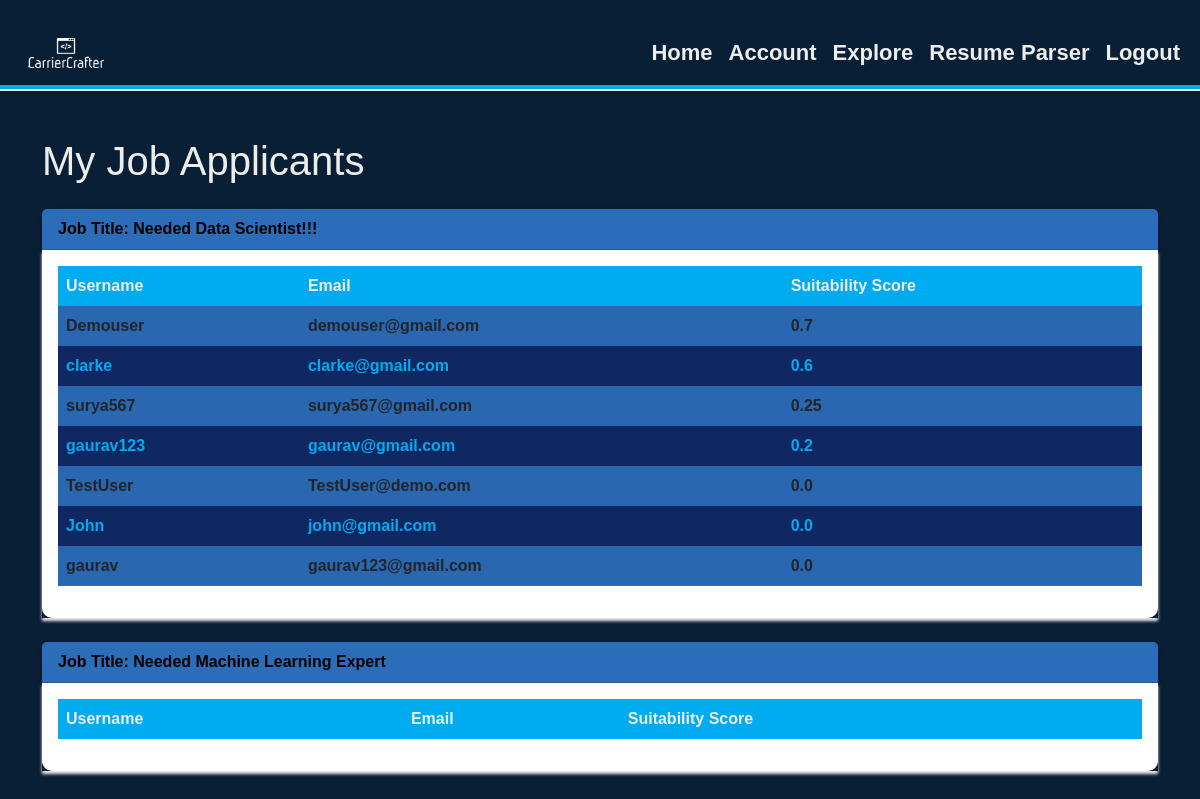
/my_jobs (signed in), run on the app's committed database.
### models.py (models this page shows, shortened)
class JobPost(db.Model):
    id = db.Column(db.Integer, primary_key=True)
    title = db.Column(db.String(100), nullable=False)
    description = db.Column(db.Text, nullable=False)
    date_posted = db.Column(db.DateTime, nullable=False, default=datetime.utcnow)
    author_id = db.Column(db.Integer, db.ForeignKey('user.id'), nullable=False)

class AnalyzeResume(db.Model):
    id = db.Column(db.Integer, primary_key=True)
    username = db.Column(db.String(100), nullable=False)
    email = db.Column(db.String(120), nullable=False)
    author_name = db.Column(db.String(100), nullable=False)
    score = db.Column(db.Float, nullable=False)
    job_post_id = db.Column(db.Integer, nullable=False)
    created_at = db.Column(db.DateTime, nullable=False, default=datetime.utcnow)

### routes.py (the view)
@app.route('/my_jobs', methods=['GET'])
@login_required
def my_jobs():
    user_jobs = JobPost.query.filter_by(author=current_user).all()
    job_ids = [job.id for job in user_jobs]
    job_applicants = AnalyzeResume.query.filter(AnalyzeResume.job_post_id.in_(job_ids)).order_by(AnalyzeResume.score.desc()).all()
    if not job_applicants:
        message = "No applications"
        return render_template('my_jobs.html', job_post=user_jobs, message=message)
    return render_template('my_jobs.html', user_jobs=user_jobs, job_applicants=job_applicants)

### models.py (called while the page is built)
@login_manager.user_loader
def load_user(user_id):
    return User.query.get(int(user_id))

### templates/my_jobs.html (shortened to what this page needs)
<!DOCTYPE html>
<html lang="en">
<head>
    <link rel="stylesheet" href="https://cdnjs.cloudflare.com/ajax/libs/font-awesome/5.15.3/css/all.min.css">
    <link rel="stylesheet" href="https://cdn.jsdelivr.net/npm/bootstrap@5.2.3/dist/css/bootstrap.min.css">
    <link rel="stylesheet" href="https://cdn.jsdelivr.net/npm/bootstrap@5.2.3/dist/css/bootstrap.rtl.min.css">
    <link rel="stylesheet" href="{{url_for('static',filename='style6.css')}}">
</head>
<body>
    <nav class="navbar navbar-expand-lg navbar-light ">
        <div class="container-fluid">
            <a class="navbar-brand " href="#"><img src="/static/logo.png" alt="Logo" height="30"></a>
            <div class="collapse navbar-collapse justify-content-end" id="navbarNav">
                <ul class="navbar-nav">
                    <li class="nav-item">
                        <b><a class="nav-link links" href="{{url_for('home')}}">Home</a></b>
                    </li>
                    <li class="nav-item">
                        <b><a class="nav-link links" href="{{url_for('account')}}">Account</a></b>
                    </li>
                    <li class="nav-item">
                        <b><a class="nav-link links" href="{{url_for('all_jobs')}}">Explore</a></b>
                    </li>
                    <li class="nav-item">
                        <b><a class="nav-link links" href="https://dummyrpbycc.streamlit.app/">Resume Parser</a></b>
                    </li>
                    <li class="nav-item">
                        <b><a class="nav-link links" href="#">Logout</a></b>
                    </li>
                </ul>
            </div>
        </div>
    </nav>
    {% if message %}
       <h1 style="text-align:center;">{{ message }}</h1>
    {% else %}
            <div class="container mt-5">
                <h1 class="mb-4">My Job Applicants</h1>
                {% for job in user_jobs %}
                <div class="card mb-4">
                    <div class="card-header">
                        Job Title: {{ job.title }}
                    </div>
                    <div class="card-body">
                        <table class="table table-striped">
                            <thead>
                                <tr>
                                    <th>Username</th>
                                    <th>Email</th>
                                    <th>Suitability Score</th>
                                </tr>
                            </thead>
                            <tbody>
                                {% for applicant in job_applicants if applicant.job_post_id == job.id %}
                                <tr>
                                    <td>{{ applicant.username }}</td>
                                    <td>{{ applicant.email }}</td>
                                    <td>{{ applicant.score }}</td>
                                </tr>
                                {% endfor %}
                            </tbody>
                        </table>
                    </div>
                </div>
                {% endfor %}
            </div>
    {% endif %}
</body>
</html>

### static/style6.css (style rules this page uses)
:root { --bg-color:#0f2862; --backup-color:#091f36; --text-color:#ededed; --main1-color:#00abf0; --main2-color:#2b6db9; }
body { background-color: var(--backup-color); color:var(--text-color); margin:0; font-family:Kreon,Arial; padding-top:20px; }
ul li { font-size:22px; }
nav { border-bottom: 4px solid var(--main1-color); box-shadow:0 2px 0px var(--text-color) ; }
ul li a { cursor: pointer; color:var(--text-color); }
.links { color: #ededed; }
.card-body { box-shadow: 0 3px 3px var(--text-color); }
.card-header { background-color: var(--main2-color); font-weight: bold; color: black; }
.card { border: none; border-radius: 10px; box-shadow: 0px 4px 8px rgba(0, 0, 0, 0.1); margin-bottom: 20px; }
.table { background-color: var(--bg-color); color: var(--text-color); }
.table th, .table td { border: none; color:var(--main1-color); font-weight: bold; }
.table th { background-color: var(--main1-color); color: var(--text-color); }
.table-striped tbody tr:nth-of-type(odd) { background-color: var(--main2-color); }
.table-striped tbody tr:nth-of-type(even) { background-color: var(--bg-color); }

### data on the page
JobPost: title "Needed Data Scientist!!!"
AnalyzeResume: username "Demouser", email "demouser@gmail.com", score "0.7"
AnalyzeResume: username "clarke", email "clarke@gmail.com", score "0.6"
AnalyzeResume: username "surya567", email "surya567@gmail.com", score "0.25"
AnalyzeResume: username "gaurav123", email "gaurav@gmail.com", score "0.2"
AnalyzeResume: username "TestUser", email "TestUser@demo.com", score "0.0"
AnalyzeResume: username "John", email "john@gmail.com", score "0.0"
AnalyzeResume: username "gaurav", email "gaurav123@gmail.com", score "0.0"
JobPost: title "Needed Machine Learning Expert"
